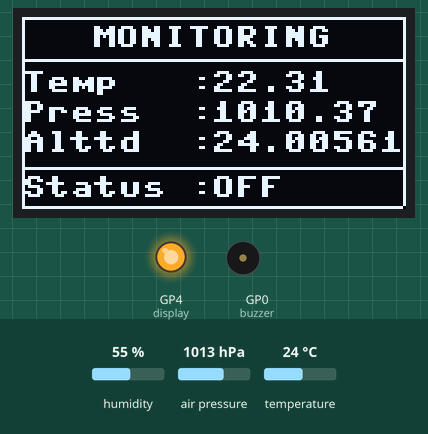
The program below on a simulated Raspberry Pi Pico running MicroPython. On the bench: 128×64 one-colour display, output pins drawn as LEDs (lit = HIGH), buzzer (waves = sounding, pin HIGH). The test bench sets the inputs (shaded band); at power-on: temperature 24 °C, air pressure 1013 hPa, humidity 55 %. Library files of the repository ran but are not shown: sh1106.py, bme280.py; what the program prints to the serial console is not drawn.

Above: at 1.2 s.
1.3 s: temperature set to 31.4 °C
At 2.6 s:
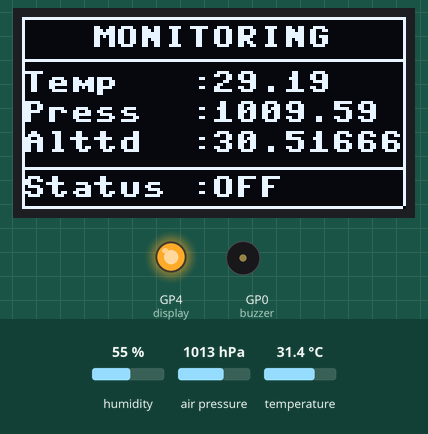
3.7 s: temperature set to 33.1 °C
At 5.4 s:
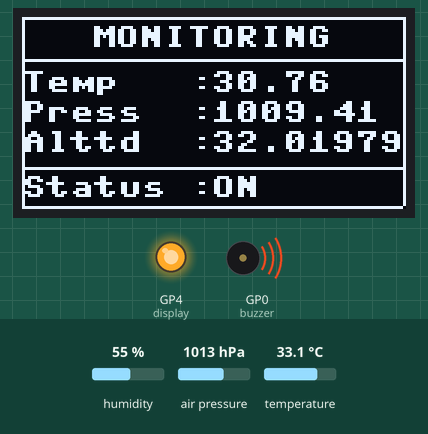
5.8 s: air pressure set to 952 hPa
At 6.9 s:
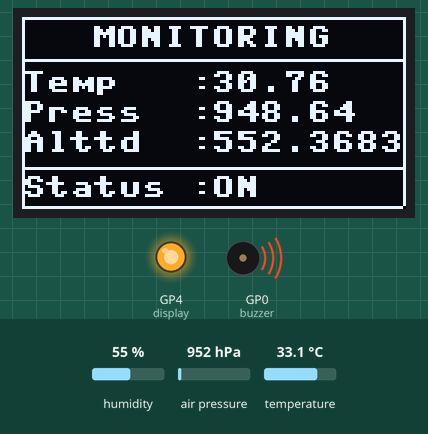
7.9 s: air pressure set to 975 hPa
At 9.7 s:
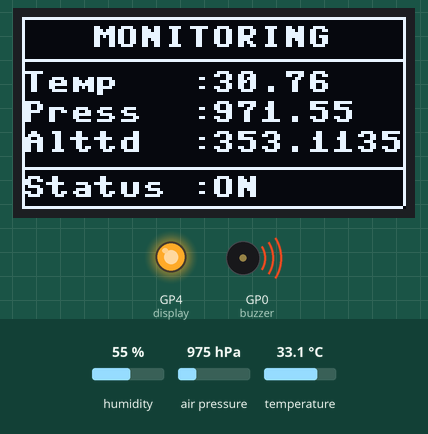
Timing chart, 0 to 11.0 s (numbered marks = the images above; inputs shaded):
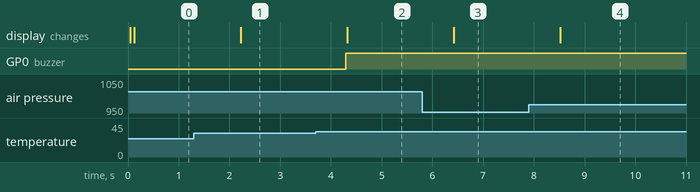

Measured:
- the behaviour switches between 32.2 and 32.3 °C on temperature (found by bisection; images 1 and 2)
- after the input at 1.3 s, the display: changes after 0.92 s (image 1)
- after the input at 3.7 s, GP0 (buzzer): LOW → HIGH after 0.59 s; the display: changes after 0.62 s (image 2)
- after the input at 5.8 s, the display: changes after 0.62 s (image 3)
- after the input at 7.9 s, the display: changes after 0.62 s (image 4)

The program:

tesBME-OLED-Buzzer.py
```python
from machine import Pin, I2C
from bme_module import BME280Module
from sh1106 import SH1106_I2C
from utime import sleep

i2c=I2C(0, sda=Pin(8), scl=Pin(9), freq=400000)
sda = Pin(8)
scl = Pin(9)
buzzer = Pin(0,Pin.OUT)

bme_module = BME280Module(0, scl, sda)
display = SH1106_I2C(128, 64, i2c, Pin(4), 0x3c)


while True:
    temp, pressure,humdt, altitude = bme_module.get_sensor_readings()
    print("============================")
    print("     SENSOR BME-280         ")
    print("----------------------------")
    print("Suhu         : ",temp)
    print("Tekanan Udara: ",pressure)
    print("Kelembahan   : ",humdt)
    print("Ketinggian   : ",altitude)
    print("----------------------------")

    if temp >= 30:
        print("**********")
        stsBz = "ON"
        buzzer.on()
        print(" Alarm ON ")
        print("**********")
    else:
        print("**********")
        stsBz = "OFF"
        buzzer.off()
        print(" Alarm OFF ")
        print("**********")

    display.fill(0)
    display.text('MONITORING',23, 3, 1)
    display.text('Temp   :',0, 18, 1)
    display.text(str(temp),63, 18, 1)
    display.text('Press  :',0, 28, 1)
    display.text(str(pressure),63, 28, 1)
    display.text('Alttd  :',0, 38, 1)
    display.text(str(altitude),63, 38, 1)
    display.text('Status :',0, 53, 1)
    display.text(stsBz,63, 53, 1)
    display.hline(0, 63, 127, 1)
    display.hline(0, 0, 127, 1)
    display.hline(0, 14, 127, 1)
    display.hline(0, 50, 127, 1)
    display.vline(0, 0, 63, 1)
    display.vline(127, 0, 63, 1)
    display.show()

    sleep(1)
    
```

bme_module.py
```python
import machine
import bme280
import math

class BME280Module:
    SEA_LEVEL_PRESSURE_HPA = 1013.25
    def __init__(self, id, scl_pin, sda_pin):
        self.i2c = machine.I2C(id=id, scl=machine.Pin(scl_pin), sda=machine.Pin(sda_pin), freq=400000)
        self.bme = bme280.BME280(i2c=self.i2c)

    def get_sensor_readings(self):
        (temperature, pressure, humidity) = self.bme.values
        temperature_val = float(temperature[:len(temperature) - 1])
        humidity_val = float(humidity[:len(humidity) - 1])
        pressure_val = float(pressure[:len(pressure) - 3])

        # Altitude calculation
        altitude_val = 44330 * (1.0 - math.pow(pressure_val / BME280Module.SEA_LEVEL_PRESSURE_HPA, 0.1903))

        return (temperature_val, pressure_val, humidity_val, altitude_val)
```
